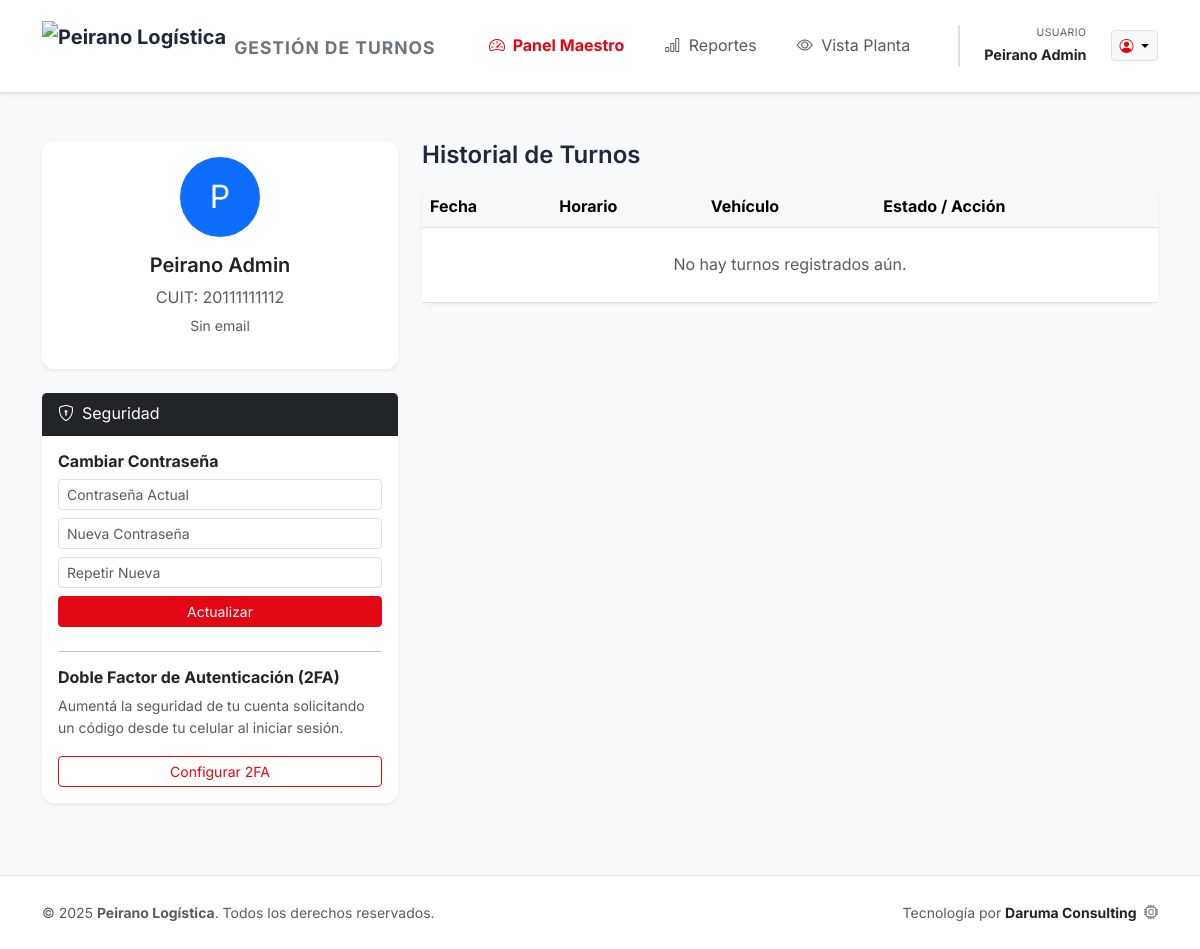
The app's page /profile.php (signed in) with its own data.
### tables this page shows
CREATE TABLE `users` (
  `id` int(11) NOT NULL AUTO_INCREMENT,
  `cuit` varchar(20) NOT NULL,
  `email` varchar(255) DEFAULT NULL,
  `password_hash` varchar(255) NOT NULL,
  `two_factor_secret` varchar(255) DEFAULT NULL,
  `two_factor_enabled` tinyint(1) DEFAULT 0,
  `company_name` varchar(100) NOT NULL,
  `phone` varchar(50) DEFAULT NULL,
  `role` enum('client','provider','operator','admin') NOT NULL DEFAULT 'client',
  `email_verified` tinyint(1) DEFAULT 1,
  `status` enum('pending','approved','rejected') DEFAULT 'pending',
  `branch_id` int(11) DEFAULT NULL,
  `default_duration` int(11) DEFAULT NULL,
  `remember_token` varchar(100) DEFAULT NULL,
  `api_token` varchar(64) DEFAULT NULL,
  `created_at` timestamp NULL DEFAULT current_timestamp(),
  PRIMARY KEY (`id`),
  UNIQUE KEY `cuit` (`cuit`),
  UNIQUE KEY `api_token` (`api_token`),
  KEY `branch_id` (`branch_id`)
);

### config/branding.php (called while the page is built, shortened)
<?php
function brand(string $key): string
{
    return (string) ($GLOBALS['BRAND'][$key] ?? '');
}

### src/Auth.php (called while the page is built, shortened)
<?php
class Auth {
    public static function user() {
        return $_SESSION['user'] ?? null;
    }
}
?>

### profile.php (the view, shortened to what this page needs)
<?php
require_once __DIR__ . '/src/Auth.php';
$pdo = Database::connect();
$userId = $_SESSION['user']['id'];
$show2FASetup = false;
$stmt = $pdo->prepare("SELECT * FROM users WHERE id = ?");
$stmt->execute([$userId]);
$currentUser = $stmt->fetch();
$stmt = $pdo->prepare("SELECT * FROM appointments WHERE user_id = ? ORDER BY start_time DESC LIMIT 50");
$stmt->execute([$userId]);
$history = $stmt->fetchAll();
require_once __DIR__ . '/templates/layouts/header.php';
require_once __DIR__ . '/templates/layouts/nav.php';
?>
<div class="container mt-5">
    <div class="row">
        <div class="col-md-4 mb-4">
            <div class="card shadow-sm mb-4">
                <div class="card-body text-center">
                    <div class="mb-3">
                        <div class="avatar-placeholder rounded-circle bg-primary text-white d-inline-flex align-items-center justify-content-center" style="width: 80px; height: 80px; font-size: 2rem;">
                            <?php echo strtoupper(substr($currentUser['company_name'], 0, 1)); ?>
                        </div>
                    </div>
                    <h5 class="card-title"><?php echo htmlspecialchars($currentUser['company_name']); ?></h5>
                    <p class="text-muted mb-1">CUIT: <?php echo htmlspecialchars($currentUser['cuit']); ?></p>
                    <p class="text-muted small"><?php echo htmlspecialchars($currentUser['email'] ?? 'Sin email'); ?></p>
                </div>
            </div>
            <div class="card shadow-sm">
                <div class="card-header bg-dark text-white">
                    <i class="bi bi-shield-lock me-2"></i>Seguridad
                </div>
                <div class="card-body">
                    <h6 class="fw-bold">Cambiar Contraseña</h6>
                    <form method="POST" class="mb-4">
                        <div class="mb-2">
                            <input type="password" name="current_password" class="form-control form-control-sm" placeholder="Contraseña Actual" required>
                        </div>
                        <div class="mb-2">
                            <input type="password" name="new_password" class="form-control form-control-sm" placeholder="Nueva Contraseña" required>
                        </div>
                        <div class="mb-2">
                            <input type="password" name="confirm_password" class="form-control form-control-sm" placeholder="Repetir Nueva" required>
                        </div>
                        <div class="d-grid">
                            <button type="submit" class="btn btn-primary btn-sm">Actualizar</button>
                        </div>
                    </form>
                    <hr>
                    <h6 class="fw-bold">Doble Factor de Autenticación (2FA)</h6>
                    <?php if ($currentUser['two_factor_enabled']): ?>
                        <div class="alert alert-success py-2 small">
                            <i class="bi bi-check-circle-fill me-1"></i> Activado
                        </div>
                        <form method="POST" onsubmit="return confirm('¿Seguro que querés desactivar 2FA?');">
                            <input type="hidden" name="action" value="disable_2fa">
                            <input type="hidden" name="csrf_token" value="<?php echo Utils::generateCsrfToken(); ?>">
                            <button type="submit" class="btn btn-outline-danger btn-sm w-100">Desactivar 2FA</button>
                        </form>
                    <?php else: ?>
                        <p class="small text-muted">Aumentá la seguridad de tu cuenta solicitando un código desde tu celular al iniciar sesión.</p>
                        <?php if (!$show2FASetup): ?>
                            <form method="POST">
                                <button type="submit" class="btn btn-outline-primary btn-sm w-100">Configurar 2FA</button>
                            </form>
                        <?php endif; ?>
                    <?php endif; ?>
                </div>
            </div>
        </div>
        <div class="col-md-8">
            <h4 class="mb-3">Historial de Turnos</h4>
             <div class="card shadow-sm">
                <div class="card-body p-0">
                    <div class="table-responsive">
                        <table class="table table-hover mb-0">
                            <thead class="table-light">
                                <tr>
                                    <th>Fecha</th>
                                    <th>Horario</th>
                                    <th>Vehículo</th>
                                    <th>Estado / Acción</th>
                                </tr>
                            </thead>
                            <tbody>
                                <?php if (count($history) > 0): ?>
                                    <?php foreach ($history as $h): ?>
                                        <tr>
                                            <td><?php echo date('d/m/Y', strtotime($h['start_time'])); ?></td>
                                            <td><?php echo date('H:i', strtotime($h['start_time'])); ?></td>
                                            <td><?php echo htmlspecialchars($h['vehicle_type']); ?></td>
                                            <td>
                                                <?php
                                                if ($h['status'] === 'cancelled'): ?>
                                                    <span class="badge bg-secondary">Cancelado</span>
                                                <?php elseif ($h['attendance_status'] == 'pending'): ?>
                                                    <span class="badge bg-primary">Programado</span>
                                                <?php elseif ($h['attendance_status'] == 'present'): ?>
                                                    <span class="badge bg-success">Asistió</span>
                                                <?php elseif ($h['attendance_status'] == 'absent'): ?>
                                                    <span class="badge bg-danger">Ausente</span>
                                                <?php endif; ?>
                                                <?php
                                                $startTime = strtotime($h['start_time']);
                                                $canCancel = ($h['status'] !== 'cancelled' && $h['attendance_status'] === 'pending' && $startTime > (time() + 86400));
                                                if ($canCancel):
                                                ?>
                                                    <form method="POST" class="d-inline ms-2" onsubmit="return confirm('¿Seguro que querés cancelar este turno?');">
                                                        <input type="hidden" name="action" value="cancel_appointment">
                                                        <input type="hidden" name="appointment_id" value="<?php echo $h['id']; ?>">
                                                        <input type="hidden" name="csrf_token" value="<?php echo Utils::generateCsrfToken(); ?>">
                                                        <button type="submit" class="btn btn-outline-danger btn-sm py-0" style="font-size: 0.75rem;">Cancelar</button>
                                                    </form>
                                                <?php endif; ?>
                                            </td>
                                        </tr>
                                    <?php endforeach; ?>
                                <?php else: ?>
                                    <tr><td colspan="4" class="text-center text-muted p-4">No hay turnos registrados aún.</td></tr>
                                <?php endif; ?>
                            </tbody>
                        </table>
                    </div>
                </div>
            </div>
        </div>
    </div>
</div>
<?php require_once __DIR__ . '/templates/layouts/footer.php'; ?>

### templates/layouts/nav.php (shortened to what this page needs)
<?php
require_once __DIR__ . '/../../config/branding.php';
require_once __DIR__ . '/../../src/Auth.php';
$user = Auth::user();
?>
<nav class="navbar navbar-expand-lg navbar-light bg-white border-bottom py-3 shadow-sm sticky-top">
    <div class="container">
        <a class="navbar-brand d-flex align-items-center" href="index.php">
            <img src="<?php echo brand('logo_url'); ?>"
                 alt="<?php echo brand('name'); ?>"
                 height="<?php echo brand('logo_height'); ?>"
                 class="d-inline-block align-text-top me-2"
                 onerror="this.onerror=null; this.src='<?php echo brand('logo_fallback'); ?>';">
            <span class="text-secondary small fw-bold d-none d-sm-inline text-uppercase"
                  style="letter-spacing: 1px; margin-top: 4px;">
                <?php echo brand('tagline'); ?>
            </span>
        </a>
        <?php if ($user): ?>
            <div class="collapse navbar-collapse" id="mainNav">
                <ul class="navbar-nav ms-auto align-items-center gap-2 mt-3 mt-lg-0">
                    <?php if ($user['role'] === 'admin'): ?>
                        <li class="nav-item">
                            <a class="nav-link fw-bold text-primary px-3" href="admin.php">
                                <i class="bi bi-speedometer2 me-1"></i> Panel Maestro
                            </a>
                        </li>
                        <li class="nav-item">
                            <a class="nav-link px-3" href="reports.php">
                                <i class="bi bi-bar-chart me-1"></i> Reportes
                            </a>
                        </li>
                        <li class="nav-item">
                            <a class="nav-link px-3" href="admin.php?view=operator">
                                <i class="bi bi-eye me-1"></i> Vista Planta
                            </a>
                        </li>
                    <?php endif; ?>
                    <li class="nav-item ms-lg-4 ps-lg-4 border-start border-2">
                        <div class="d-flex align-items-center justify-content-between w-100">
                            <div class="text-end me-3 line-height-1 d-none d-lg-block">
                                <small class="text-muted d-block text-uppercase"
                                       style="font-size: 0.65rem; letter-spacing: 0.5px;">
                                    Usuario
                                </small>
                                <span class="fw-bold text-dark" style="font-size: 0.9rem;">
                                    <?php echo htmlspecialchars(substr($user['name'], 0, 20)); ?>
                                </span>
                            </div>
                            <a class="btn btn-light border btn-sm ms-2 dropdown-toggle" href="#" role="button" id="navbarDropdown" data-bs-toggle="dropdown" aria-expanded="false">
                                <i class="bi bi-person-circle text-primary"></i>
                            </a>
                        </div>
                    </li>
                </ul>
            </div>
        <?php endif; ?>
    </div>
</nav>

### records on screen
users: company_name "Peirano Admin", company_name "P", cuit "20111111112", email "Sin email"

### other values on screen
brand('tagline') "GESTIÓN DE TURNOS"
brand('name') "Peirano Logística"
brand('powered_by') "Daruma Consulting"
